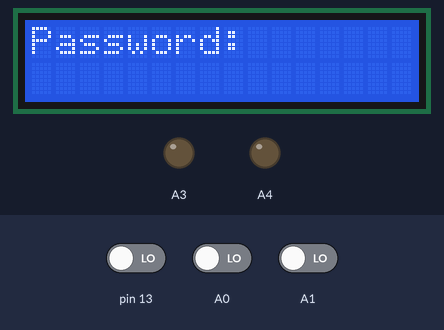
Simulated run of this sketch. Board: Arduino Uno, built with avr-gcc and run on an emulated ATmega328P. On the bench: 16×2 character LCD, output pins drawn as LEDs (lit = HIGH). Dashed ring = blinking. The inputs (shaded band) are chosen by the test bench; at power-on: pin 13 LOW, A1 LOW, A0 LOW.

Above: at 1.2 s.
1.3 s: pin 13 driven HIGH
3.1 s: A1 driven HIGH
At 3.56 s:
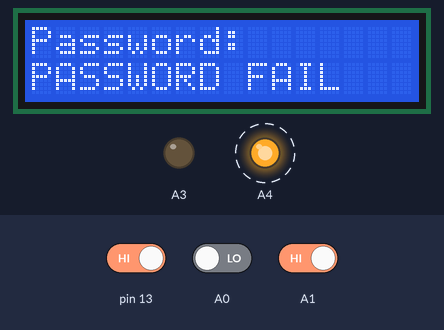
5.1 s: A0 driven HIGH
At 6.2 s:
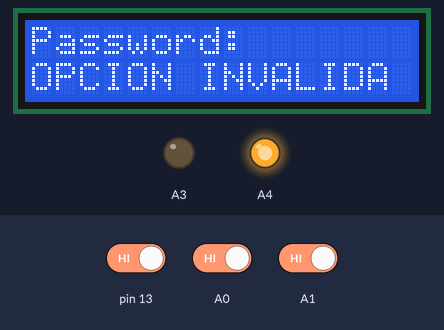
6.7 s: A1 driven LOW
9.3 s: pin 13 driven LOW
At 11.56 s:
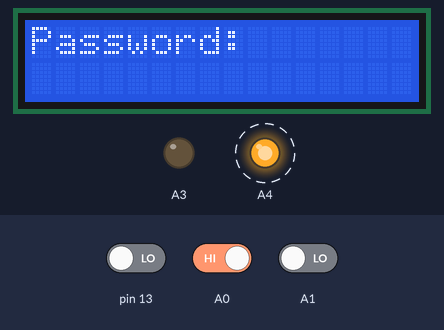
Timing chart, 0 to 13.3 s (numbered marks = the images above; inputs shaded):
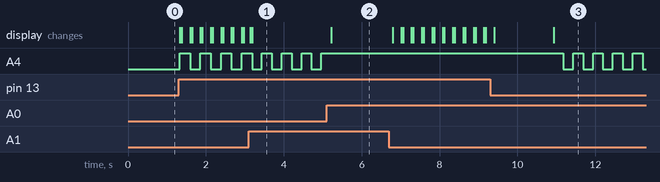

The sketch:

tp_02_cerradura_Transistores_Forever.ino
```cpp
#include <Keypad.h>
#include <LiquidCrystal.h>

#define UNCHECKED 0
#define CHECKED 1
#define CONFIG 2

//--------------------------------------------------------------------------------------------------------------//

//DECLARACION DE FUNCIONES

/// @brief agrega a la cadena en la posicion index el caracter que recibe, y suma uno al contador index
///
/// @param password cadena de caracteres donde se va a guardar los caracteres ingresados por el usuario
/// @param index entero que va a funcionar como variable contador de iteracion
/// @param key caracter ingresado por el usuario en el keypad
void cargarPassword(char password[], int* index, char key);

/// @brief imprime en LCD la cadena password
///
/// @param password cadena de caracteres donde se va guardando lo que ingresa el usuario
void mostrarIngresoPassword(char password[]);

/// @brief llama a funcion verificar() y les pasa password y master,
/// 		luego llama a la funcion cargarVerificacion() y les pasa el retorno de verificar() y mensajeDos
/// 		si verificar() retorna 1 cambia el estado a 1 ("checked") si retorna 0 no lo modifica
/// 		llama a la funcion borrarCadena() y le pasa password
///
/// @param estado puntero a entero que indica el estado en el que se encuentra el sistema
/// @param password cadena de caracteres donde se guarda lo que va ingresando el usuario por keypad
/// @param master cadena de caracteres donde se aloja la password actual del sistema
/// @param mensajeDos cadena de caracteres donde se guardan mensajes para imprimir en LCD
/// @return retorna el retorno de la funcion verificar()
int controlador_verificacion(int* estado, char password[], char master[], char mensajeDos[]);

/// @brief copia en la cadena master el contenido de password y llama a la funcion borrarCadena() y le pasa password por parametro
///
/// @param password cadena de caracteres donde se guarda lo que va ingresando el usuario por keypad
/// @param master cadena de caracteres donde se aloja la password actual del sistema
void controlador_configuracion(char password[], char master[]);

/// @brief compara las cadenas password y master
///
/// @param password cadena de caracteres donde se guarda lo que va ingresando el usuario por keypad
/// @param master cadena de caracteres donde se aloja la password actual del sistema
/// @return 1 si password == master || 0 si password != master
int verificar(char password[], char master[]);

/// @brief limpia el lcd y si verificacion es 0 carga "PASSWORD FAIL" en cadenaDos o
/// 		si verificacion es != 0 carga "PASSWORD OK"
///
/// @param verificacion entero con el valor de retorno de la funcion verificar()
/// @param mensajeDos cadena de caracteres donde se guardan mensajes para imprimir en la linea inferior del LCD
void cargarVerificacion(int verificacion, char mensajeDos[]);

/// @brief imprime en la linea superior del LCD el contenido de mensajeUno
///
/// @param mensajeUno cadena de caracteres donde se guardan mensajes para imprimir en la linea superior del LCD
void imprimirLineaUno(char mensajeUno[]);

/// @brief imprime en la linea inferior del LCD el contenido de mensajeDos
///
/// @param mensajeDos cadena de caracteres donde se guardan mensajes para imprimir en la linea inferior del LCD
void imprimirLineaDos(char mensajeDos[]);

/// @brief llama a la funcion cargarLineaUnoPassword() y le pasa mensajeUno, luego llama a la funcion imprimirLineaUno() y le pasa mensajeUno
///
/// @param mensajeUno cadena de caracteres donde se guardan mensajes para imprimir en la linea superior del LCD
void imprimirPasswordLiteral(char mensajeUno[]);

/// @brief se copia en la cadena password 6 espacios vacios
///
/// @param password cadena de caracteres donde se guarda lo que ha ingresado el usuario por keypad
void borrarCadena(char password[]);

/// @brief copia en la cadena mensajeUno "Password:       "
///
/// @param mensajeUno cadena de caracteres donde se guardan mensajes para imprimir en la linea superior del LCD
void cargarLineaUnoPassword(char mensajeUno[]);

/// @brief copia en la cadena mensajeDos el contenido de la cadena mensaje
///
/// @param mensajeDos cadena de caracteres donde se guardan mensajes para imprimir en la linea inferior del LCD
/// @param mensaje cadena de caracteres o literal que se quiera cargar en mensajeDos
void cargarLineaDos (char mensajeDos[], char mensaje[]);

/// @brief niega el valor que recibe de estadoLed y se lo asigna mediante digitalWrite al pin
///
/// @param pin valor del pin donde está conectado la lampara LED a manipular
/// @param estadoLed puntero a entero de tipo booleano que va a encender (1) o apagar(0) el led del pin
void intruccionLeds(int pinOn, int* estadoLed);

/// @brief mediante la funcion digitalWrite les pasa a pinUno y pinDos el valor cero para apagarlos
///
/// @param pinUno valor del pin donde está conectado la lampara LED a manipular
/// @param pinDos valor del pin donde está conectado la lampara LED a manipular
void apagarLeds(int pinUno, int pinDos);

//--------------------------------------------------------------------------------------------------------------//

//DECLARACION Y SETEO DEL KEYPAD

const byte ROWS = 4;
const byte COLS = 4;

char keys[ROWS][COLS] = {

  {'1','2','3','A'},
  {'4','5','6','B'},
  {'7','8','9','C'},
  {'*','0','#','D'}
};

byte rowPins[ROWS] = { 12,  11, 10, 9};
byte colPins[COLS] = {8, 7, 6, A2};

Keypad kpd = Keypad( makeKeymap(keys), rowPins, colPins, ROWS, COLS );

//--------------------------------------------------------------------------------------------------------------//

//DECLARACION Y SETEO DEL LCD

LiquidCrystal lcd(A5, 1, 2, 3, 4, 5);

//--------------------------------------------------------------------------------------------------------------//

//SETUP

void setup()
{
  pinMode(A0, INPUT);
  pinMode(A1, INPUT);
  pinMode(A2, INPUT);
  pinMode(A3, OUTPUT);
  pinMode(A4, OUTPUT);
  pinMode(A5, OUTPUT);

  pinMode(1, OUTPUT);
  pinMode(2, OUTPUT);
  pinMode(3, OUTPUT);
  pinMode(4, OUTPUT);
  pinMode(5, OUTPUT);
  pinMode(6, INPUT);
  pinMode(7, INPUT);
  pinMode(8, INPUT);
  pinMode(9, INPUT);
  pinMode(10, INPUT);
  pinMode(11, INPUT);
  pinMode(12, INPUT);
  pinMode(13, INPUT);

  lcd.begin(16, 2);
  lcd.setCursor(0,0);
  lcd.print("Password:");
 }

//--------------------------------------------------------------------------------------------------------------//

//DECLARACIO DE VARIABLES

int botonConfigAntes = 0;
int botonResetAntes = 0;
int botonTestAntes = 0;

char password[7]; // cadena para el ingreso de password
char master[7] = "1C2022"; //cadena con password guardada
int index = 0;
int estado = UNCHECKED;

int failFlag = 0;
int flagAlerta = 0;
int configFlag = 0;
int noPermitidoFlag = 0;
int cambioExitosoFlag = 0;

unsigned long millisAntes = 0;
int segundero = 0;
int estadoLed = 0;

char mensajeUno[17] = "Password:";
char mensajeDos[17] = "                ";

//--------------------------------------------------------------------------------------------------------------//

//LOOP

void loop()
{
  int botonConfig = digitalRead(A0);
  int botonReset = digitalRead(A1);
  int botonTest = digitalRead(13);
  unsigned long millisAhora = millis();
  char key = kpd.getKey();

  if(key && !(flagAlerta || configFlag || noPermitidoFlag || cambioExitosoFlag))
  {
	cargarPassword(password, &index, key);
    mostrarIngresoPassword(password);
  }

  if( estado != CONFIG && botonTest && !botonTestAntes)
  {
    index = 6;
  }

  if(estado != CONFIG && index == 6)
  {
	if(controlador_verificacion(&estado, password, master, mensajeDos))
    {
      failFlag = 0;
    }
    else
    {
      failFlag = 1;
    }
    index = 0;
    flagAlerta = 1;
    segundero = 0;
  }

  if(estado == CONFIG && index == 6)
  {
    controlador_configuracion(password, master);
    index = 0;
    estado = CHECKED;
    cambioExitosoFlag = 1;
  }

  if(estado == CHECKED && !failFlag && botonConfig && !botonConfigAntes)
  {
    estado = CONFIG;
    borrarCadena(password);
    configFlag = 1;
  }

  if((estado == UNCHECKED || failFlag) && botonConfig && !botonConfigAntes)
  {
    index = 0;
    borrarCadena(password);
    noPermitidoFlag = 1;
  }

  if(botonReset && !botonResetAntes)
  {
    borrarCadena(password);
    index = 0;
    imprimirPasswordLiteral(mensajeUno);

  }

  //IMPRESION MENSAJES CON MILLIS

  if(millisAhora - millisAntes >=250 && (flagAlerta || configFlag || noPermitidoFlag || cambioExitosoFlag))
  {
    if(configFlag || noPermitidoFlag || cambioExitosoFlag)
    {
      if(segundero == 6)
      {
        segundero = 0;
        configFlag = 0;
        noPermitidoFlag = 0;
        cambioExitosoFlag = 0;
        strcpy(mensajeDos, "                ");
        imprimirPasswordLiteral(mensajeUno);
      }
      //SI SE INGRESA A ESTADO CONFIGURACION
      else if(configFlag)
      {
        cargarLineaDos(mensajeDos, "CAMBIAR PASSWORD");
      }
      //SI SE INTENTA CAMBIAR PASSWORD SIN VALIDAR ANTES
      else if(noPermitidoFlag)
      {
        cargarLineaDos(mensajeDos, "OPCION INVALIDA ");
      }
      //CAMBIO DE PASSWORD EXITOSO
      else if(cambioExitosoFlag)
      {
        cargarLineaDos(mensajeDos, "CAMBIO EXITOSO  ");
      }
    }
    //SI SE VERIFICA PASSWORD
    else
    {
      if(segundero == 20)
      {
        segundero = 0;
        flagAlerta = 0;
        apagarLeds(A3, A4);
		strcpy(mensajeDos, "                ");
        imprimirPasswordLiteral(mensajeUno);
      }
      else if(failFlag) // se verifico MAL
      {
        intruccionLeds(A4, &estadoLed);
      }
      else // se verifico BIEN
      {
        intruccionLeds(A3, &estadoLed);
      }
    }
    imprimirLineaDos(mensajeDos);
    segundero ++;
    millisAntes = millisAhora;
  }
  botonConfigAntes = botonConfig;
  botonResetAntes = botonReset;
  botonTestAntes = botonReset;
  delay(50);

}// loop

//--------------------------------------------------------------------------------------------------------------//

//DESARROLLO DE FUNCIONES:

void cargarPassword(char password[], int* index, char key)
{
  password[*index] = key;
  (*index)++;
}

void mostrarIngresoPassword(char password[])
{
  lcd.setCursor(10,0);
  lcd.print(password);
}

int controlador_verificacion(int* estado, char password[], char master[], char mensajeDos[])
{
  int verificacion = verificar(password, master);
  cargarVerificacion(verificacion, mensajeDos);

  if(verificacion)
  {
    *estado = CHECKED;
  }
  borrarCadena(password);
  return verificacion;
}

void controlador_configuracion(char password[], char master[])
{
  strcpy(master, password);
  borrarCadena(password);
}

int verificar(char password[], char master[])
{
  int retorno = 0;

  if (strcmp(password, master) == 0)
  {
    retorno = 1;
  }
  return retorno;
}

void cargarVerificacion(int verificacion, char mensajeDos[])
{
  lcd.clear();

  if(!verificacion)
  {
    cargarLineaDos(mensajeDos, "PASSWORD FAIL   ");
  }
  else
  {
    cargarLineaDos(mensajeDos, "PASSWORD OK     ");
  }
}

void imprimirLineaUno(char mensajeUno[])
{
  lcd.setCursor(0,0);
  lcd.print(mensajeUno);
}

void imprimirLineaDos(char mensajeDos[])
{
  lcd.setCursor(0,1);
  lcd.print(mensajeDos);
}

void imprimirPasswordLiteral(char mensajeUno[])
{
  cargarLineaUnoPassword(mensajeUno);
  imprimirLineaUno(mensajeUno);
}

void borrarCadena(char password[])
{
  strcpy(password, "      ");
}

void cargarLineaUnoPassword(char mensajeUno[])
{
  strcpy(mensajeUno, "Password:       ");
}

void cargarLineaDos (char mensajeDos[], char mensaje[])
{
  strcpy(mensajeDos, mensaje);
}

void intruccionLeds(int pin, int* estadoLed) // A3, A4
{
  //Cambio el estado del LED
  *estadoLed = !(*estadoLed);
  digitalWrite(pin, *estadoLed);
}

void apagarLeds(int pinUno, int pinDos)
{
  digitalWrite(pinUno, LOW);
  digitalWrite(pinDos, LOW);
}
```

Measured:
- after the input at 1.3 s, A4: alternates HIGH for 0.27 s and LOW for 0.27 s, starting at once
- after the input at 3.1 s, the display: first changes at once (image 1 shows a later state)
- after the input at 5.1 s, A4: stops changing and stays HIGH; the display: changes after 0.12 s (image 2)
- after the input at 9.3 s, A4: alternates HIGH for 0.25 s and LOW for 0.25 s, starting after 1.9 s
